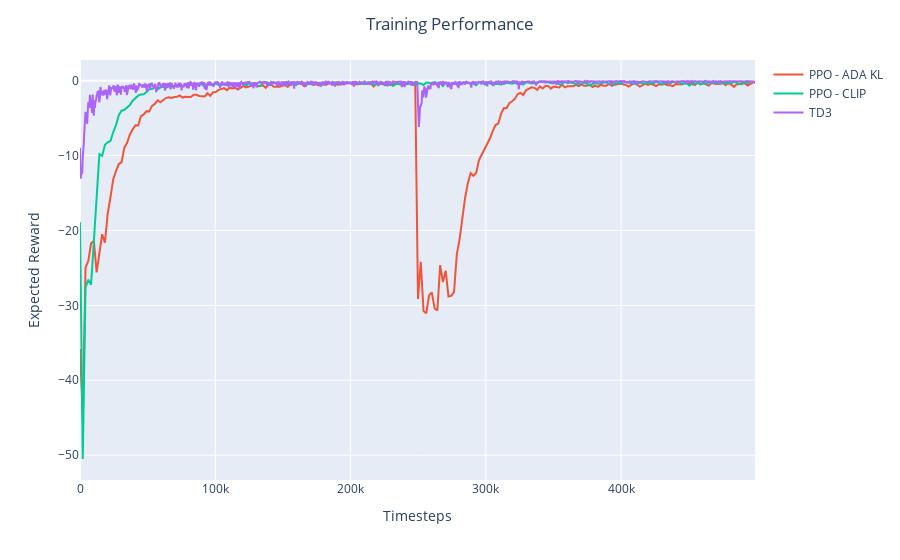

This figure's notebook cell:
### Code cell
fig_r = px.line()
fig_r.update_layout(
    title_text="Training Performance",
    title_xanchor="center",
    title_x=0.5,
    xaxis_title="Timesteps",
    yaxis_title="Expected Reward",
)

fig_r.add_scatter(x=ppo_kl_df.index * (ppo_kl_df.iloc[1]["step"] - ppo_kl_df.iloc[0]["step"]), y=ppo_kl_df.value, name="PPO - ADA KL")
fig_r.add_scatter(x=ppo_df.index * (ppo_df.iloc[1]["step"] - ppo_df.iloc[0]["step"]), y=ppo_df.value, name="PPO - CLIP")
fig_r.add_scatter(x=td3_df.index * (td3_df.iloc[1]["step"] - td3_df.iloc[0]["step"]), y=td3_df.value, name="TD3")

### Figure 1 — Plotly figure (JSON) as saved in the notebook; plotly's stock layout.template omitted (floating-point values rounded to 4 significant figures; data arrays with more than 128 entries replaced by an {"elided": "..."} marker saying what was removed)
{"data": [{"hovertemplate": "<extra></extra>", "legendgroup": "", "line": {"color": "#636efa", "dash": "solid"}, "marker": {"symbol": "circle"}, "mode": "lines", "name": "", "orientation": "v", "showlegend": false, "type": "scatter", "xaxis": "x", "yaxis": "y"}, {"name": "PPO - ADA KL", "type": "scatter", "x": {"elided": "244 int values"}, "y": {"elided": "244 float values"}}, {"name": "PPO - CLIP", "type": "scatter", "x": {"elided": "243 int values"}, "y": {"elided": "243 float values"}}, {"name": "TD3", "type": "scatter", "x": {"elided": "1224 int values"}, "y": {"elided": "1224 float values"}}], "layout": {"legend": {"tracegroupgap": 0}, "margin": {"t": 60}, "title": {"text": "Training Performance", "x": 0.5, "xanchor": "center"}, "xaxis": {"anchor": "y", "domain": [0, 1], "title": {"text": "Timesteps"}}, "yaxis": {"anchor": "x", "domain": [0, 1], "title": {"text": "Expected Reward"}}}}
